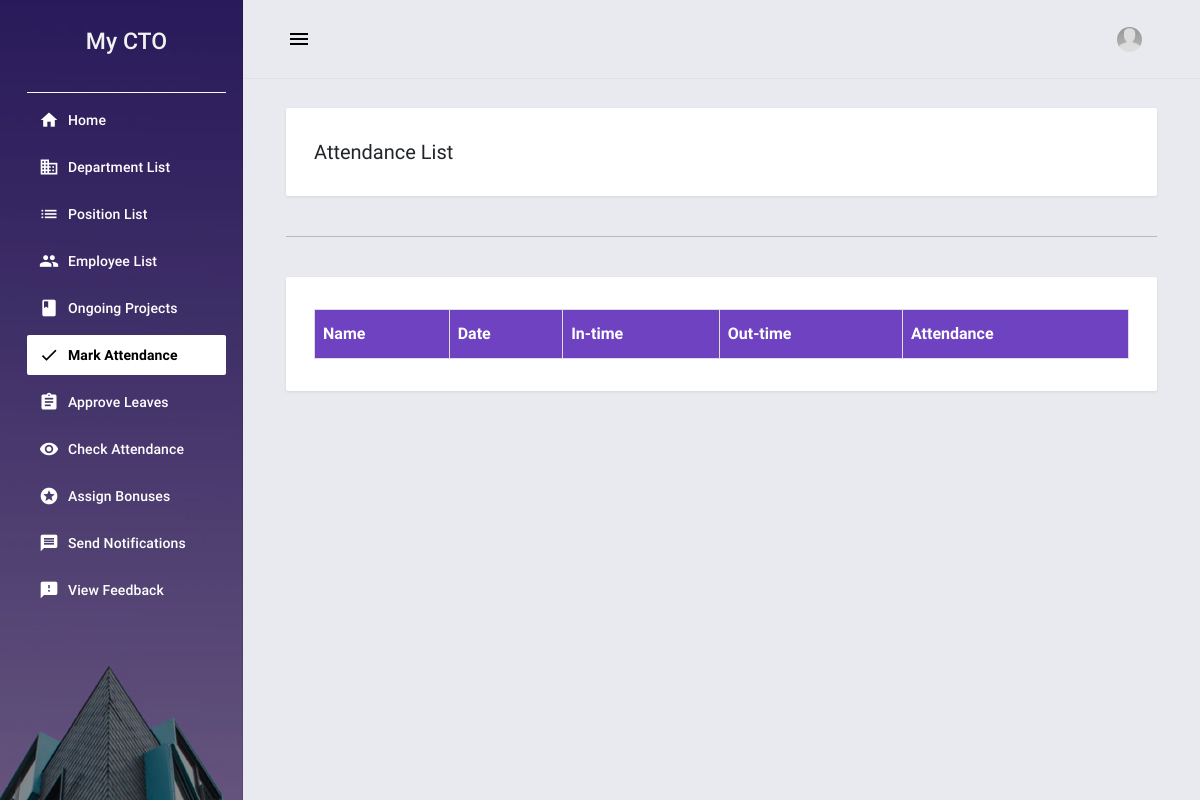
The page /attendance on the database as committed earlier.
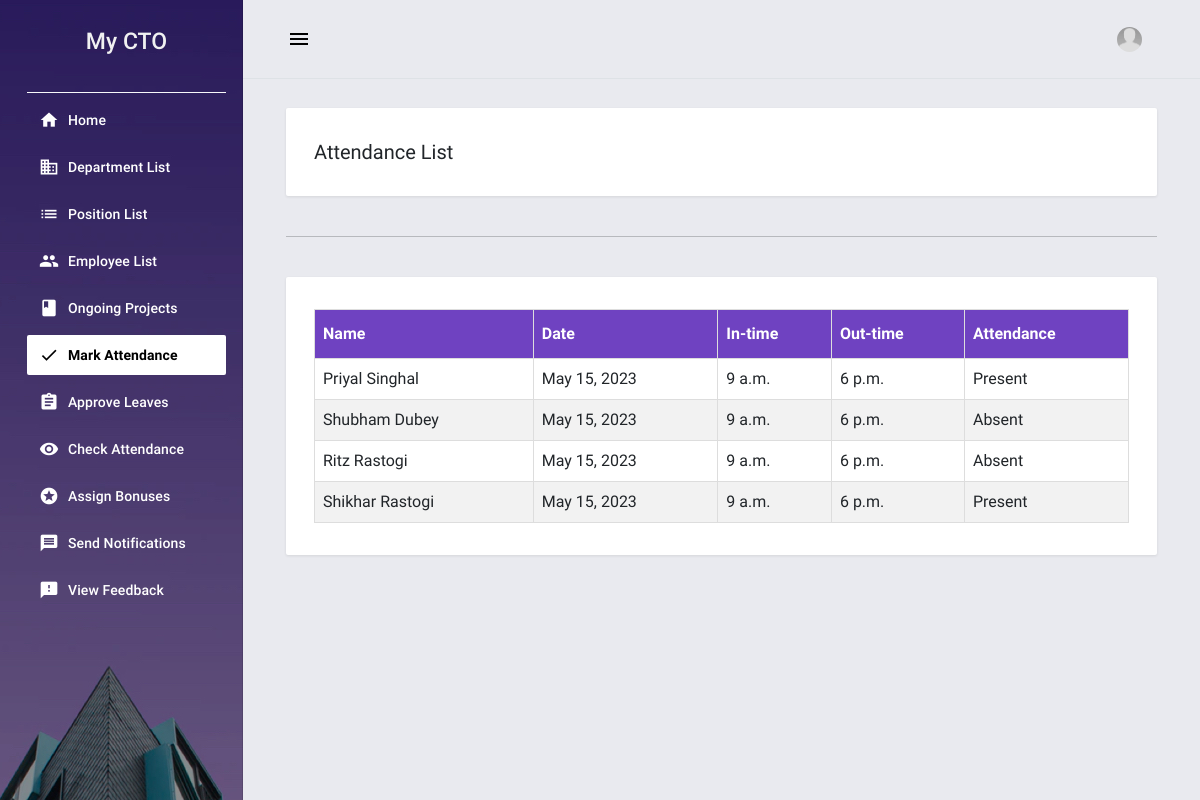
The same page on the database as committed later.
### employee_information/models.py (models this page shows)
class Attendance(models.Model):
    intime=models.TimeField()
    outime=models.TimeField()
    date=models.DateField(blank=True)
    employee_id=models.ForeignKey(Employees, on_delete=models.CASCADE)
    status=models.CharField(max_length=20,choices=status_choices,default='Absent')
    class Meta:
        unique_together = ['employee_id', 'date']
    def __str__(self):
        return str(self.date.strftime('%B %d %Y'))+' '+self.employee_id.firstname

class Employees(models.Model):
    code = models.CharField(max_length=100,blank=True)
    firstname = models.TextField()
    middlename = models.TextField(blank=True,null= True)
    lastname = models.TextField()
    gender = models.TextField(blank=True,null= True)
    dob = models.DateField(blank=True,null= True)
    contact = models.TextField()
    address = models.TextField()
    email = models.EmailField()
    employeetype = models.TextField(default='Employee')
    department_id = models.ForeignKey(Department, on_delete=models.CASCADE)
    position_id = models.ForeignKey(Position, on_delete=models.CASCADE)
    project_id=models.ForeignKey(Project, on_delete=models.CASCADE)
    date_hired = models.DateField()
    salary = models.FloatField(default=0)
    status = models.IntegerField()
    lead=models.BooleanField(default=False)
    date_added = models.DateTimeField(default=timezone.now)
    date_updated = models.DateTimeField(auto_now=True)
    photo=models.ImageField(null=True, blank=True ,upload_to = 'photos')
    def __str__(self):
        return self.firstname + ' ' +self.middlename + ' '+self.lastname + ' '

### employee_information/views.py (the view)
# urls.py: path('attendance',views.attendance,name="attendance"),
def attendance(request):
    employees=Attendance.objects.filter(date=timezone.now().date())
    present=Attendance.objects.filter(date=timezone.now().date()).exclude(status='Present')
    print(employees)
    if request.method=='POST':
     query=request.POST['date1']
     date1=Attendance.objects.filter(date=query)
     context={
        'employees':employees,
        'present':present,
         'date1':date1,
    }
     print(context)
     return render(request, 'employee_information/attendance.html', context)
    else:
        context={
        'employees':employees,
        'present':present,
    }
    return render(request, 'employee_information/attendance.html', context)

### employee_information/templates/employee_information/attendance.html (shortened to what this page needs)
{% extends "employee_information/base.html" %}{% load humanize %} {% block pageContent %}
<div class="mdc-layout-grid__cell stretch-card mdc-layout-grid__cell--span-12">
    <div class="mdc-card ">
        <div class="d-flex justify-content-between align-items-center">
            <h4 class="card-title mb-0">Attendance List</h4>
        </div>
    </div>
</div>
<div class="mdc-layout-grid__cell stretch-card mdc-layout-grid__cell--span-12">
    <hr class="w-100">
</div>
<div class="mdc-layout-grid__cell stretch-card mdc-layout-grid__cell--span-12">
    <div class="mdc-card">
    <table>
        <thead>
            <th>Name</th>
            <th>Date</th>
            <th>In-time</th>
            <th>Out-time</th>
            <th>Attendance</th>
        </thead>
    {% for employee in employees %}
    <tr>
     <td> {{employee.employee_id}}</td>
     <td>{{employee.date}}</td>
     <td>  {{employee.intime}}</td>
    <td>  {{employee.outime}}</td>
    <td>{{employee.status}}</td>
    </tr>
    {% endfor %}
    </table>
</div>
</div>
{% endblock %}

### employee_information/templates/employee_information/base.html (shortened to what this page needs)
{% load static %}
<!DOCTYPE html>
<html lang="en">
<head>
    <link rel="stylesheet" href="{% static 'employee_information/assets/default/css/style.css' %}">
    <link rel="stylesheet" href="{% static 'employee_information/assets/bootstrap/css/bootstrap.min.css' %}">
    <link rel="stylesheet" href="{% static 'employee_information/assets/material-admin/vendors/mdi/css/materialdesignicons.min.css' %}">
    <link rel="stylesheet" href="{% static 'employee_information/assets/material-admin/vendors/css/vendor.bundle.base.css' %}">
    <link rel="stylesheet" href="{% static 'employee_information/assets/material-admin/vendors/flag-icon-css/css/flag-icon.min.css' %}">
    <link rel="stylesheet" href="{% static 'employee_information/assets/material-admin/vendors/jvectormap/jquery-jvectormap.css' %}">
    <link rel="stylesheet" href="{% static 'employee_information/assets/material-admin/css/demo/style.css' %}">
</head>
<body>
    <div class="body-wrapper">
        {% block navigation %} {% include "employee_information/navigation.html" %} {% endblock navigation %}
        <div class="main-wrapper mdc-drawer-app-content">
            {% block TopNavigation %} {% include "employee_information/TopNavigation.html" %} {% endblock TopNavigation %}
            <div class="page-wrapper mdc-toolbar-fixed-adjust">
                <main class="content-wrapper">
                    <div class="mdc-layout-grid">
                        <div class="mdc-layout-grid__inner">
                            {% block pageContent %} {% endblock pageContent %}
                        </div>
                    </div>
                </main>
            </div>
        </div>
    </div>
</body>
</html>

### employee_information/templates/employee_information/navigation.html
{% load static %}
<aside class="mdc-drawer mdc-drawer--dismissible mdc-drawer--open">
    <div class="mdc-drawer__header border-bottom border-light">
        <a href="{% url 'home-page' %}" class="brand-logo">
            <h3 class="text-center text-light">My CTO</h3>
        </a>
    </div>
    <div class="mdc-drawer__content">
        <div class="mdc-list-group">
            <nav class="mdc-list mdc-drawer-menu">
                <div class="mdc-list-item mdc-drawer-item">
                    <a class="mdc-drawer-link" href="{% url 'home-page' %}">
                        <i class="material-icons mdc-list-item__start-detail mdc-drawer-item-icon" aria-hidden="true">home</i> Home
                    </a>
                </div>
                <div class="mdc-list-item mdc-drawer-item">
                    <a class="mdc-drawer-link" href="{% url 'department-page' %}">
                        <i class="material-icons mdc-list-item__start-detail mdc-drawer-item-icon" aria-hidden="true">business</i> Department List
                    </a>
                </div>
                <div class="mdc-list-item mdc-drawer-item">
                    <a class="mdc-drawer-link" href="{% url 'position-page' %}">
                        <i class="material-icons mdc-list-item__start-detail mdc-drawer-item-icon" aria-hidden="true">list</i> Position List
                    </a>
                </div>
                <div class="mdc-list-item mdc-drawer-item">
                    <a class="mdc-drawer-link" href="{% url 'employee-page' %}">
                        <i class="material-icons mdc-list-item__start-detail mdc-drawer-item-icon" aria-hidden="true">group</i> Employee List
                    </a>
                </div>
                <div class="mdc-list-item mdc-drawer-item">
                    <a class="mdc-drawer-link" href="{% url 'project-page' %}">
                        <i class="material-icons mdc-list-item__start-detail mdc-drawer-item-icon" aria-hidden="true">book</i> Ongoing Projects
                    </a>
                </div>
                <div class="mdc-list-item mdc-drawer-item">
                    <a class="mdc-drawer-link" href="{% url 'attendance' %}" >
                        <i class="material-icons mdc-list-item__start-detail mdc-drawer-item-icon" aria-hidden="true">check</i> Mark Attendance
                    </a>
                </div>
                <div class="mdc-list-item mdc-drawer-item">
                    <a class="mdc-drawer-link" >
                        <i class="material-icons mdc-list-item__start-detail mdc-drawer-item-icon" aria-hidden="true">assignment</i> Approve Leaves
                    </a>
                </div>
                <div class="mdc-list-item mdc-drawer-item">
                    <a class="mdc-drawer-link" href="{% url 'attendance-check' %}">
                        <i class="material-icons mdc-list-item__start-detail mdc-drawer-item-icon" aria-hidden="true">visibility</i> Check Attendance
                    </a>
                </div>
                <div class="mdc-list-item mdc-drawer-item">
                    <a class="mdc-drawer-link" >
                        <i class="material-icons mdc-list-item__start-detail mdc-drawer-item-icon" aria-hidden="true">stars</i> Assign Bonuses
                    </a>
                </div>
                <div class="mdc-list-item mdc-drawer-item" >
                    <a class="mdc-drawer-link" href="{% url 'notifications' %}">
                        <i class="material-icons mdc-list-item__start-detail mdc-drawer-item-icon" aria-hidden="true">message</i> Send Notifications
                    </a>
                </div>
                <div class="mdc-list-item mdc-drawer-item">
                    <a class="mdc-drawer-link" >
                        <i class="material-icons mdc-list-item__start-detail mdc-drawer-item-icon" aria-hidden="true">feedback</i> View Feedback
                    </a>
                </div>
            </nav>
        </div>
    </div>
</aside>

### employee_information/templates/employee_information/topNavigation.html (shortened to what this page needs)
{% load static %}
<header class="mdc-top-app-bar border-bottom shadow">
    <div class="mdc-top-app-bar__row">
        <div class="mdc-top-app-bar__section mdc-top-app-bar__section--align-start">
            <button class="material-icons mdc-top-app-bar__navigation-icon mdc-icon-button sidebar-toggler">menu</button>
        </div>
        <div class="mdc-top-app-bar__section mdc-top-app-bar__section--align-end mdc-top-app-bar__section-right">
            <div class="menu-button-container menu-profile d-none d-md-block">
                <button class="mdc-button mdc-menu-button">
                    <span class="d-flex align-items-center">
                    <span class="figure">
                        <img src="{% static 'employee_information/assets/material-admin/images/faces/ava.jpg' %}" alt="user" class="user">
                    </span>
                    </span>
                </button>
            </div>
        </div>
    </div>
</header>

### static/employee_information/assets/default/css/style.css (style rules this page uses)
html, body { height: 100%; width: 100%; }
.main-wrapper .page-wrapper .content-wrapper { min-height: calc(100vh - 84px - 62px) !important; }

### employee_information/templates/employee_information/attendance.html (style rules this page uses)
td,th { border: 1px solid #ddd; padding: 8px; }
tr:nth-child(even) { background-color: #f2f2f2; }
th { padding-top: 12px; padding-bottom: 12px; text-align: left; background-color:#6f42c1; color: white; }

Rows that differ between the two databases and show on the page:
added Attendance: employee_id "Priyal Singhal", date "May 15, 2023", intime "9 a.m.", outime "6 p.m.", status "Present"
added Attendance: employee_id "Shubham Dubey", date "May 15, 2023", intime "9 a.m.", outime "6 p.m.", status "Absent"
added Attendance: employee_id "Ritz Rastogi", date "May 15, 2023", intime "9 a.m.", outime "6 p.m.", status "Absent"
added Attendance: employee_id "Shikhar Rastogi", date "May 15, 2023", intime "9 a.m.", outime "6 p.m.", status "Present"
